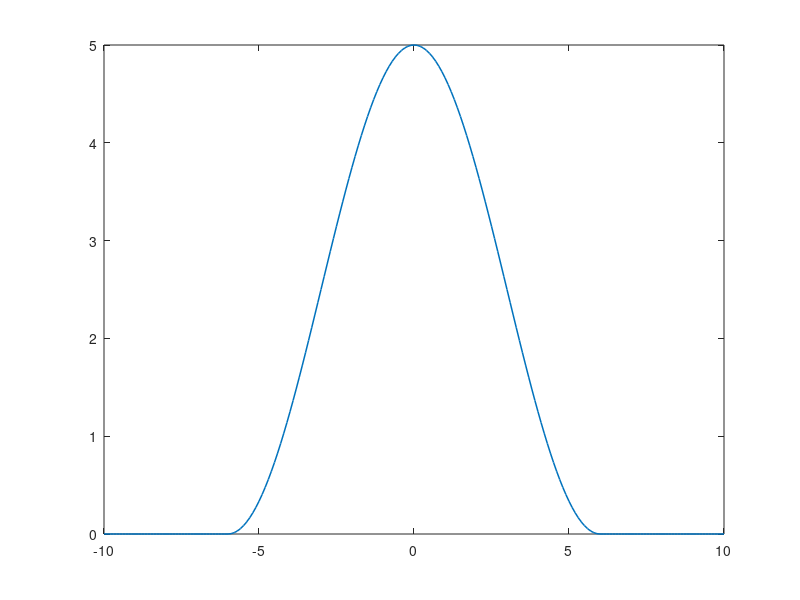
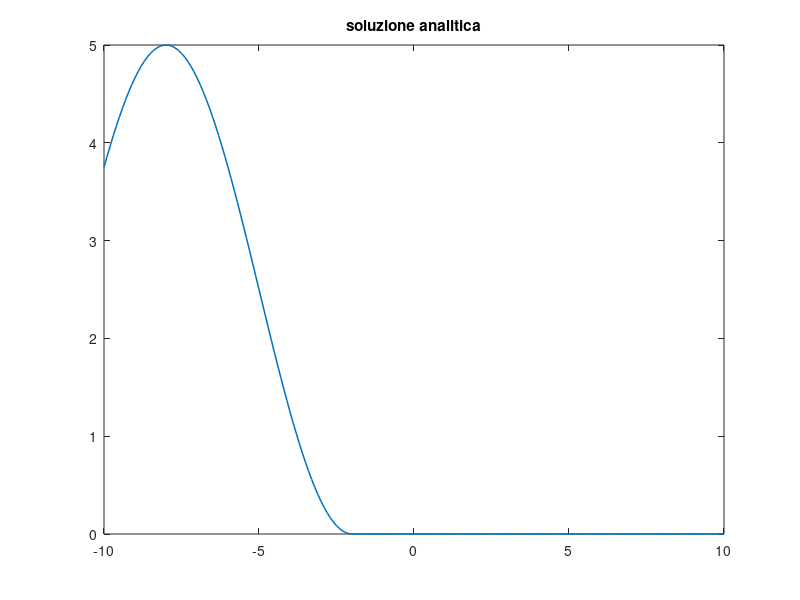
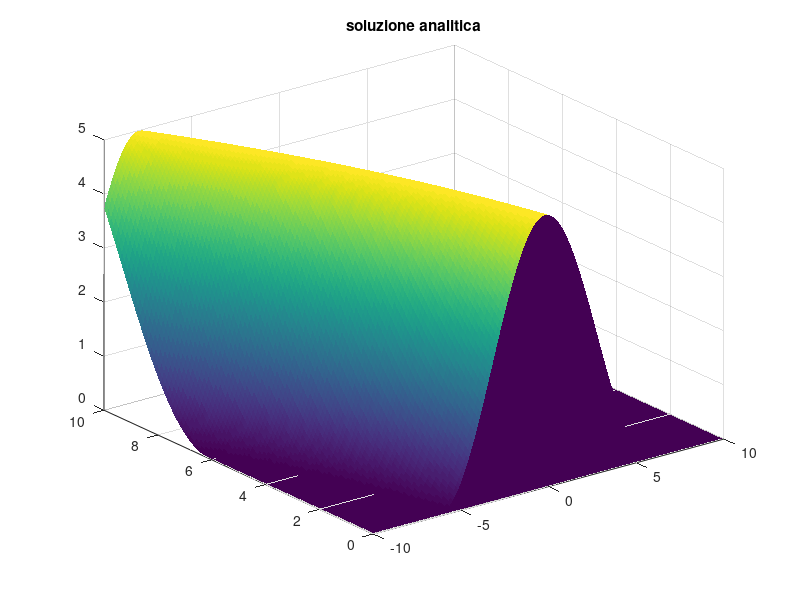
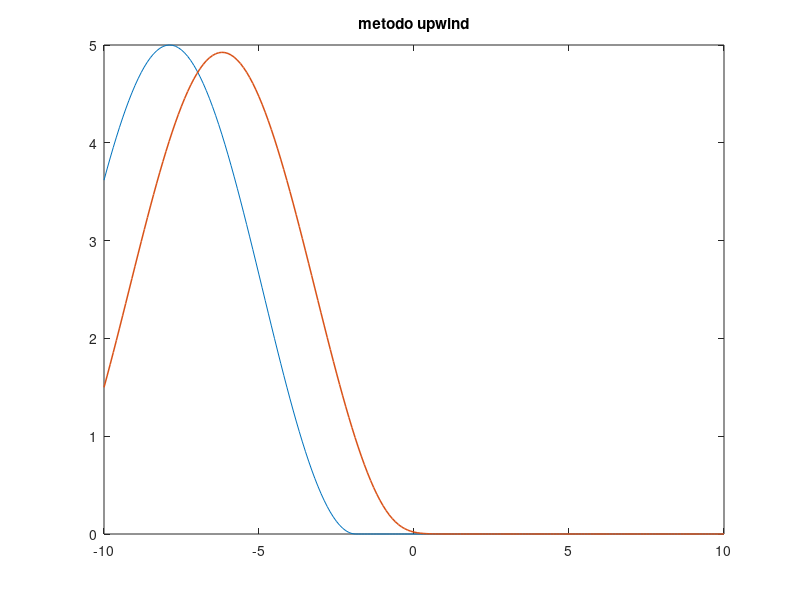

These charts were generated, in order, by the following MATLAB code: (Note: this script raises an error after producing the figures.)
% ** EQUAZIONE DEL TRASPORTO **
% esercizio numero tre - laboratorio di geofisica numerica 

% variante: qui c'è la c che varia nel tempo (cresce)

clear;
clc

% dominio spaziale e temporale 
xi = -10;
xf = +10; 
h = 0.1; 
ti = 0; 
tf = 10; 
k = 0.1; 
lambda = k/h; 
x = [xi:h:xf];
t = [ti:k:tf];
L = 12;
U = 5; % ampiezza iniziale dell'oscillazione 
c = linspace(0.45,0.80,length(t)); % velocità di fase

%%

N = length(x);

u0 = zeros(length(x),1); % inizializzazione condizione iniziale
u = zeros(length(t),length(x)); % inizializzazione soluzione analitica 

% pay attention: lambda esattamente uguale a 1 è un caso particolare 
% per il metodo upwind perchè si sta proprio al limite della instabilità
% dunque allontanati da 1 

% perturbazione iniziale 
for i = 1:length(x)
    if abs(x(i))<(L/2)
    u0(i) = U/2*(1+cos(2*pi*x(i)/L));
    elseif abs(x(i))>(L/2)
    u0(i) = 0;
    end 
end 

figure(1)
plot(x, u0,'LineWidth',1.1)

%% 
% soluzione analitica 
% u(x,t) = uo(x+ct)

for i = 2:length(t)
    for j = 1:length(x)
        if abs(x(j)+c(i)*t(i))<(L/2)
        u(i,j) = U/2*(1+cos(2*pi*(x(j)+c(i)*t(i))/L));
        elseif abs(x(j)+c(i)*t(i))>(L/2)
        u(i,j) = 0;
        end 
    end
    figure(2)
    plot(x,u(i,:),'LineWidth',1.1)
    title("soluzione analitica");
end 
    
figure(3)
surf(x,t,u, 'Linestyle', 'None');
title("soluzione analitica");


%%
% soluzione numerica della PDE 
% METODO UPWIND o REVERSE UPWIND 

v = zeros(length(t),length(x));
v(1,:) = u0;

if c > 0
    % condizione al contorno (per c > 0)
    for i = 1:length(t)
        v(i,N)= 0;
    end 

    for i = 2:(length(t)-1)
        v(i,1)=v(i-1,1)+c(i)*lambda*(v(i-1,2)-v(i-1,1)); % condizione al contorno 
        for j = 1:(length(x)-1)
            v(i,j)= v(i-1,j)+c(i)*lambda*(v(i-1,j+1)-v(i-1,j));     
        end 
        figure(4)
        plot(x,u(i,:),x,v(i,:),'LineWidth',1.1);
        title("metodo upwind");
        pause(0.01)
    end 

    figure(5)
    surf(x,t,v, 'Linestyle', 'None');
    title("metodo upwind");
    
    % calcolo dell'errore
    err_UW = errore(u,v);
    
else 
    % condizione al contorno (per c < 0)
    for i = 1:length(t)
        v(i,1)=0;
    end 

    for i = 2:(length(t))
        v(i,N)=v(i-1,N)+c(i)*lambda*(v(i-1,N)-v(i-1,N-1)); % condizione al contorno 
        for j = 2:(length(x))
            v(i,j)=v(i-1,j)+c(i)*lambda*(v(i-1,j)-v(i-1,j-1));
        end 
        figure(4)
        plot(x,u(i,:),x,v(i,:),'LineWidth',1.1);
        title("metodo reverse upwind");
        pause(0.1)
    end 

    figure(5)
    surf(x,t,v, 'Linestyle', 'None');
    title("metodo reverse upwind");
    
    % calcolo dell'errore
    err_RUW = errore(u,v);
end 

 
 

%%
% METODO BACKWARD EULERO
% ricorda che essendo un metodo implicito le condizioni al contorno sono 
% già contenute nelle matrici A e B 

vBEU = zeros(length(t),length(x));
vBEU(1,:) = u0; % inizializzazione con la condizione iniziale 

% matrici per il metodo implicito
A = zeros(length(x),length(x));

for i = 1:length(x)
    A(i,i)=1.;
end 
for i = 2:(length(x)-1)
        A(i,i+1) = -c(1)*lambda*0.5;
end
for i = 1:(length(x)-1)
        A(i+1,i) = c(1)*lambda*0.5;
end
A(length(x),length(x)-1)=0.;

B = zeros(length(x),length(x));
if c(1) > 0
    % caso c > 0 
    for i = 1:(length(x)-1)
        B(i,i)=1.;
    end 
    B(1,1)=1-c(1)*lambda; 
    B(1,2)=c(1)*lambda;
else 
    % caso c < 0 
    for i = 1:(length(x)-1)
        B(i,i)=1.;
    end 
    B(1,1)=0; 
    B(length(x),length(x))=1+c(1)*lambda;
    B(length(x),length(x)-1)=-c(1)*lambda;
end 

for i = 2:(length(t))
    vBEU(i,:) = inv(A)*B*vBEU(i-1,:)';
  
    figure(8)
    plot(x,u(i,:),x,vBEU(i,:),'LineWidth',1.1);  
    title("metodo backward Eulero");
    pause(0.001)
end 

% calcolo dell'errore
err_BE = errore(u,vBEU);


%%
% METODO LEAP FROG

vLF = zeros(length(t),length(x));
vLF(1,:) = u0;
vLF(2,:) = v(2,:);

% condizioni al contorno
if c(1) > 0 
    for i = 1:length(t)
    vLF(i,N)= 0;
    end 
else 
    for i = 1:length(t)
    vLF(i,1)=0;
    end       
end 

for i = 3:(length(t))
    % condizioni al contorno 
    if c(1) > 0
        vLF(i,1)=vLF(i-1,1)+c(i)*lambda*(vLF(i-1,2)-vLF(i-1,1)); 
    else 
        vLF(i,N)=vLF(i-1,N)+c(i)*lambda*(vLF(i-1,N)-vLF(i-1,N-1));
    end 
     
    for j = 2:(length(x)-1)
        vLF(i,j)= vLF(i-2,j)+c(i)*lambda*(vLF(i-1,j+1)-vLF(i-1,j-1));     
    end 
    
    figure(9)
    plot(x,u(i,:),x,vLF(i,:),'LineWidth',1.1);
    title("metodo leap frog");
    pause(0.001)
end 

% calcolo dell'errore
err_LF = errore(u,vLF);

% nota: se scegli un h più piccolo si vede meglio l'oscillazione che fa 
% alla fine della "campana" che è proprio un errore che deriva da come 
% abbiamo scritto il metodo e che viene essenzialmente eliminata in LW 



%%
% METODO LAX WENDROFF 

vLW = zeros(length(t),length(x));
vLW(1,:) = u0;

% condizioni al contorno
if c(1) > 0 
    for i = 1:length(t)
    vLW(i,N)= 0;
    end 
else 
    for i = 1:length(t)
    vLW(i,1)=0;
    end       
end 

for i = 2:(length(t))
    % condizioni al contorno 
    if c(1) > 0
        vLW(i,1)=vLW(i-1,1)+c(i)*lambda*(vLW(i-1,2)-vLW(i-1,1)); 
    else 
        vLW(i,N)=vLW(i-1,N)+c(i)*lambda*(vLW(i-1,N)-vLW(i-1,N-1));
    end 
     
    for j = 2:(length(x)-1)
        vLW(i,j)= vLW(i-1,j)+c(i)*lambda*0.5*(vLW(i-1,j+1)-vLW(i-1,j-1))+c(i)^2*lambda^2*0.5*(vLW(i-1,j+1)-2*vLW(i-1,j)+vLW(i-1,j-1));     
    end 
    
    figure(10)
    plot(x,u(i,:),x,vLW(i,:),'LineWidth',1.1);
    title("metodo Lax Wendroff");
    pause(0.001)
end 

% calcolo dell'errore
err_LW = errore(u,vLW);

%%
% METODO CRANCK NICOLSON 
% qui servono le giuste matrici A e B 
% controlla se le matrici devono essere diverse per c < o > 0 

vCN = zeros(length(t),length(x));
vCN(1,:) = u0; % inizializzazione con la condizione iniziale 

% matrici per il metodo implicito
% CONTROLLARE LE MATRICI 
A = eye(length(x));
for i = 2:length(x)-1
    A(i,i-1) = c(1)*lambda/4;
    A(i,i+1) = -c(1)*lambda/4;
end

B = eye(length(x));
if c(1) > 0
    B(1,1) = 1 - c(1)*lambda;
    B(1,2) = c(1)*lambda;
    B(length(x),length(x)) = 0;
    for i = 2:length(x)-1
        B(i,i-1) = -c(1)*lambda/4;
        B(i,i+1) = c(1)*lambda/4;
    end
else
    B(1,1)=0;
    B(length(x),length(x)-1) = -c(1)*lambda;
    B(length(x),length(x)) = 1+c(1)*lambda;
    for i = 2:length(x)-1
        B(i,i-1) = -c(1)*lambda/4;
        B(i,i+1) = c(1)*lambda/4;
    end
end

for i = 2:(length(t))
    vCN(i,:) = A\B*vCN(i-1,:)';
  
    figure(11)
    plot(x,u(i,:),x,vCN(i,:),'LineWidth',1.1);  
    ylim([-0.5,5.5]);
    title("metodo Cranck Nicholson");
    pause(0.01)
end 

% calcolo dell'errore
err_CN = errore(u,vCN);

%%
% plot comparativo degli errori

if c(1) > 0
    figure(12)
    plot([1:1:length(err_UW)-1],err_UW(1:length(err_UW)-1),[1:1:length(err_BE)],err_BE,[1:1:length(err_LF)],err_LF,[1:1:length(err_CN)],err_CN,[1:1:length(err_LW)],err_LW,'LineWidth',1.1)
    legend('Upwind','Backward Eulero','Leap Frog','Cranck Nicolson','Lax Wendroff')
else 
    figure(12)
    plot([1:1:length(err_RUW)-1],err_RUW(1:length(err_RUW)-1),[1:1:length(err_BE)],err_BE,[1:1:length(err_LF)],err_LF,[1:1:length(err_CN)],err_CN,[1:1:length(err_LW)],err_LW,'LineWidth',1.1)
    legend('Reverse upwind','Backward Eulero','Leap Frog','Cranck Nicolson','Lax Wendroff')
end 


%%

% definizione di funzioni
% funzione per il calcolo dell'errore

function err = errore(u,v) 
    % u = soluzione analitica
    % v = metodo numerico 
    diff = (u - v).^2; 
    num = sum(diff,2); % il 2 è per sommare lungo le righe 
    den = sum(u.^2,2);
    err = sqrt(num./den);
end 









